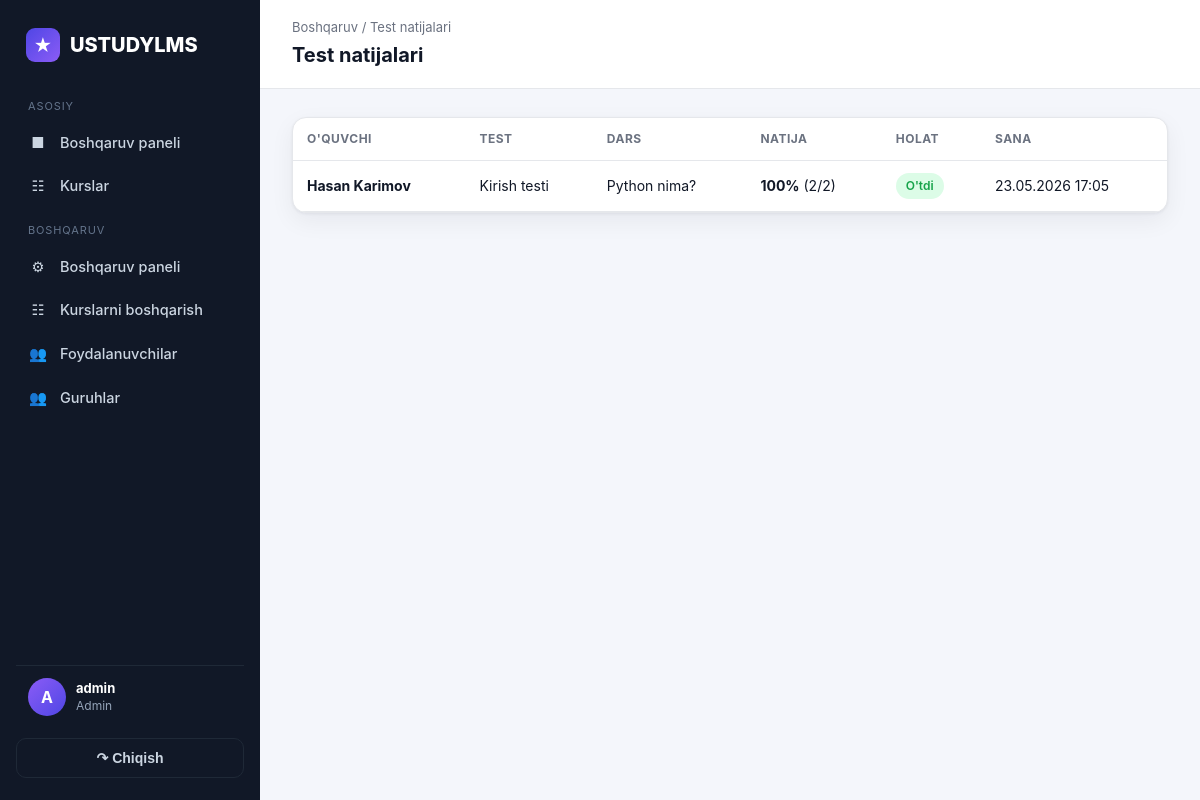
The page /courses/manage/test-results/ (signed in) on the database its author committed.
### accounts/models/user.py (models this page shows, shortened)
class CustomUser(AbstractUser):
    class Role(models.TextChoices):
        ADMIN = 'admin', 'Admin'
        TEACHER = 'teacher', "O'qituvchi"
        STUDENT = 'student', "O'quvchi"
    role = models.CharField(max_length=10, choices=Role.choices, default=Role.STUDENT)
    phone = models.CharField(max_length=20, blank=True)
    @property
    def is_admin(self):
        return self.is_superuser or self.role == self.Role.ADMIN
    @property
    def is_teacher(self):
        return self.role == self.Role.TEACHER

### courses/models/assessment.py (models this page shows, shortened)
class TestSubmission(models.Model):
    test = models.ForeignKey(Test, on_delete=models.CASCADE, related_name='submissions')
    student = models.ForeignKey('accounts.Student', on_delete=models.CASCADE, related_name='test_submissions')
    score = models.FloatField(default=0, help_text="Natija (%)")
    correct_count = models.PositiveIntegerField(default=0)
    total_count = models.PositiveIntegerField(default=0)
    passed = models.BooleanField(default=False)
    submitted_at = models.DateTimeField(auto_now_add=True)
    class Meta:
        ordering = ['-submitted_at']

class Test(models.Model):
    lesson = models.ForeignKey(Lesson, on_delete=models.CASCADE, related_name='tests')
    title = models.CharField(max_length=200)
    description = models.TextField(blank=True)
    pass_score = models.PositiveIntegerField(default=60, help_text="O'tish foizi (%)")
    time_limit = models.PositiveIntegerField(blank=True, null=True, help_text="Vaqt chegarasi (daqiqa)")
    created_at = models.DateTimeField(auto_now_add=True)

### accounts/models/profiles.py (models this page shows, shortened)
class Student(models.Model):
    user = models.OneToOneField(CustomUser, on_delete=models.CASCADE, related_name='student_profile')
    avatar = models.ImageField(upload_to='students/', blank=True, null=True)
    birth_date = models.DateField(blank=True, null=True)
    registered_at = models.DateTimeField(auto_now_add=True)
    @property
    def full_name(self):
        return self.user.get_full_name() or self.user.username

### courses/models/structure.py (models this page shows, shortened)
class Lesson(models.Model):
    module = models.ForeignKey(Module, on_delete=models.CASCADE, related_name='lessons')
    title = models.CharField(max_length=300)
    description = models.TextField(blank=True)
    order = models.PositiveIntegerField(default=0)
    class Meta:
        ordering = ['order', 'id']

### courses/views/grading.py (the view)
# urls.py: path('manage/test-results/', views.test_results, name='manage_test_results'),
@teacher_required
def test_results(request):
    courses = manageable_courses(request.user)
    results = (
        TestSubmission.objects
        .filter(test__lesson__module__course__in=courses)
        .select_related('test__lesson', 'student__user')
    )
    return render(request, 'manage/test_results.html', {'results': results})

### courses/views/helpers.py (called while the page is built)
def manageable_courses(user):
    if user.is_admin:
        return Course.objects.all()
    if user.is_teacher and hasattr(user, 'teacher_profile'):
        return user.teacher_profile.courses.all()
    return Course.objects.none()

### templates/manage/test_results.html (shortened to what this page needs)
{% extends 'base.html' %}
{% block heading %}Test natijalari{% endblock %}
{% block crumb %}<div class="crumb">Boshqaruv / Test natijalari</div>{% endblock %}
{% block content %}
<div class="card"><div class="card-body" style="padding:0;">
<table class="tbl">
    <thead><tr><th>O'quvchi</th><th>Test</th><th>Dars</th><th>Natija</th><th>Holat</th><th>Sana</th></tr></thead>
    <tbody>
    {% for r in results %}
    <tr>
        <td><b>{{ r.student.full_name }}</b></td>
        <td>{{ r.test.title }}</td>
        <td>{{ r.test.lesson.title }}</td>
        <td><b>{{ r.score|floatformat:0 }}%</b> ({{ r.correct_count }}/{{ r.total_count }})</td>
        <td>{% if r.passed %}<span class="badge badge-success">O'tdi</span>{% else %}<span class="badge badge-danger">O'tmadi</span>{% endif %}</td>
        <td>{{ r.submitted_at|date:"d.m.Y H:i" }}</td>
    </tr>
    {% empty %}
    <tr><td colspan="6" style="color:var(--muted);text-align:center;padding:24px;">Test natijalari yo'q.</td></tr>
    {% endfor %}
    </tbody>
</table>
</div></div>
{% endblock %}

### templates/base.html (shortened to what this page needs)
{% load static %}
<!DOCTYPE html>
<html lang="uz">
<head>
    <link rel="stylesheet" href="{% static 'css/style.css' %}">
</head>
<body>
<div class="layout">
    <aside class="sidebar" id="sidebar">
        <div class="brand">
            <span class="logo">&#9733;</span> USTUDYLMS
        </div>
        <nav>
            <div class="nav-section">Asosiy</div>
            <a class="nav-link {% if request.resolver_match.url_name == 'dashboard' %}active{% endif %}" href="{% url 'accounts:dashboard' %}">
                <span class="ic">&#9632;</span> Boshqaruv paneli
            </a>
            <a class="nav-link {% if 'course' in request.resolver_match.url_name %}active{% endif %}" href="{% url 'courses:course_list' %}">
                <span class="ic">&#9783;</span> Kurslar
            </a>
            {% if user.is_teacher or user.is_admin %}
            <div class="nav-section">Boshqaruv</div>
            <a class="nav-link {% if request.resolver_match.url_name == 'manage_dashboard' %}active{% endif %}" href="{% url 'courses:manage_dashboard' %}">
                <span class="ic">&#9881;</span> Boshqaruv paneli
            </a>
            <a class="nav-link {% if 'manage_course' in request.resolver_match.url_name %}active{% endif %}" href="{% url 'courses:manage_course_list' %}">
                <span class="ic">&#9783;</span> Kurslarni boshqarish
            </a>
            {% endif %}
            {% if user.is_admin %}
            <a class="nav-link {% if 'user' in request.resolver_match.url_name %}active{% endif %}" href="{% url 'accounts:user_list' %}">
                <span class="ic">&#128101;</span> Foydalanuvchilar
            </a>
            <a class="nav-link {% if 'manage_group' in request.resolver_match.url_name %}active{% endif %}" href="{% url 'courses:manage_group_list' %}">
                <span class="ic">&#128101;</span> Guruhlar
            </a>
            {% endif %}
        </nav>
        <div class="user">
            <div class="av">{{ user.username|first|upper }}</div>
            <div class="meta">
                <b>{{ user.get_full_name|default:user.username }}</b>
                <span>{{ user.get_role_display }}</span>
            </div>
        </div>
        <form method="post" action="{% url 'accounts:logout' %}">
            <button type="submit" class="logout-btn">&#8631; Chiqish</button>
        </form>
    </aside>
    <main class="content">
        <div class="topbar">
            <div>
                {% block crumb %}{% endblock %}
                <h1>{% block heading %}{% endblock %}</h1>
            </div>
        </div>
        <div class="page">
            {% block content %}{% endblock %}
        </div>
    </main>
</div>
</body>
</html>

### static/css/style.css (style rules this page uses)
:root { --bg: #f4f6fb; --surface: #ffffff; --sidebar: #111827; --sidebar-soft: #1f2937; --primary: #4f46e5; --primary-dark: #4338ca; --primary-soft: #eef2ff; --success: #16a34a; --success-soft: #dcfce7; --danger: #dc2626; --danger-soft: #fee2e2; --warning: #d97706; --warning-soft: #fef3c7; --text: #111827; --muted: #6b7280; --border: #e5e7eb; --radius: 14px; --shadow: 0 1px 3px rgba(16, 24, 40, .06), 0 8px 24px rgba(16, 24, 40, .06); --sidebar-w: 260px; }
* { box-sizing: border-box; margin: 0; padding: 0; }
body { font-family: -apple-system, BlinkMacSystemFont, "Segoe UI", Roboto, Helvetica, Arial, sans-serif; background: var(--bg); color: var(--text); line-height: 1.5; -webkit-font-smoothing: antialiased; }
a { color: inherit; text-decoration: none; }
.layout { display: flex; min-height: 100vh; }
.sidebar { width: var(--sidebar-w); background: var(--sidebar); color: #cbd5e1; position: fixed; inset: 0 auto 0 0; display: flex; flex-direction: column; padding: 22px 16px; z-index: 30; }
.sidebar .brand { display: flex; align-items: center; gap: 10px; font-size: 20px; font-weight: 800; color: #fff; padding: 6px 10px 22px; }
.sidebar .brand .logo { width: 34px; height: 34px; border-radius: 9px; background: linear-gradient(135deg, var(--primary), #8b5cf6); display: grid; place-items: center; color: #fff; font-size: 18px; }
.nav-section { font-size: 11px; text-transform: uppercase; letter-spacing: .08em; color: #64748b; padding: 14px 12px 6px; }
.nav-link { display: flex; align-items: center; gap: 12px; padding: 11px 12px; border-radius: 10px; color: #cbd5e1; font-weight: 500; font-size: 14.5px; transition: background .15s, color .15s; }
.nav-link .ic { width: 20px; text-align: center; }
.sidebar .user { margin-top: auto; padding: 12px; border-top: 1px solid var(--sidebar-soft); display: flex; align-items: center; gap: 10px; }
.sidebar .user .av { width: 38px; height: 38px; border-radius: 50%; background: linear-gradient(135deg, #8b5cf6, var(--primary)); display: grid; place-items: center; color: #fff; font-weight: 700; }
.sidebar .user .meta { font-size: 13px; line-height: 1.3; overflow: hidden; }
.sidebar .user .meta b { color: #fff; display: block; white-space: nowrap; text-overflow: ellipsis; overflow: hidden; }
.sidebar .user .meta span { color: #94a3b8; font-size: 12px; }
.logout-btn { width: 100%; display: flex; align-items: center; justify-content: center; gap: 8px; margin-top: 10px; padding: 11px; border: 1px solid var(--sidebar-soft); border-radius: 10px; background: transparent; color: #cbd5e1; font-weight: 600; font-size: 14px; cursor: pointer; transition: background .15s, color .15s, border-color .15s; }
.content { margin-left: var(--sidebar-w); flex: 1; min-width: 0; }
.topbar { background: var(--surface); border-bottom: 1px solid var(--border); padding: 18px 32px; display: flex; align-items: center; justify-content: space-between; position: sticky; top: 0; z-index: 20; }
.topbar h1 { font-size: 20px; font-weight: 700; }
.topbar .crumb { color: var(--muted); font-size: 13px; margin-bottom: 2px; }
.page { padding: 28px 32px; max-width: 1180px; }
.card { background: var(--surface); border: 1px solid var(--border); border-radius: var(--radius); box-shadow: var(--shadow); overflow: hidden; }
.card-body { padding: 20px; }
.badge { display: inline-flex; align-items: center; gap: 5px; padding: 4px 10px; border-radius: 999px; font-size: 12px; font-weight: 600; }
.badge-success { background: var(--success-soft); color: var(--success); }
table.tbl { width: 100%; border-collapse: collapse; }
table.tbl th, table.tbl td { text-align: left; padding: 12px 14px; border-bottom: 1px solid var(--border); font-size: 14px; }
table.tbl th { color: var(--muted); font-size: 12px; text-transform: uppercase; letter-spacing: .04em; }

### rows shown on the page
CustomUser: username|first "A", get_full_name "admin", role "Admin"
TestSubmission: student.full_name "Hasan Karimov", test "Kirish testi", test.lesson "Python nima?", score "100", correct_count "2", total_count "2", passed "O'tdi", submitted_at "23.05.2026 17:05"
